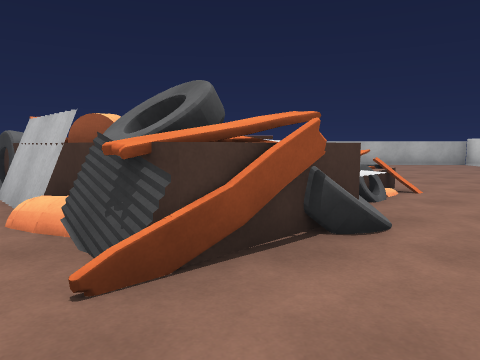
view 1 (above)

24 first-person views from a walk through a scene from a Unity 3-D project. The camera is 1.4 m above the floor, tilts 6° down and sees 70° across. The floor is counted in squares, 2 m on a side. Each view is taken from the middle of a square. On the plan, view 1 faces up. The plan holds only what a view shows up to about 11 squares ahead; the rest is blank. The place goes on beyond the plan. The player character is not drawn. Door leaves are left out, so doorways stand open. Surface patterns are stand-ins for the level's own textures.

view 2
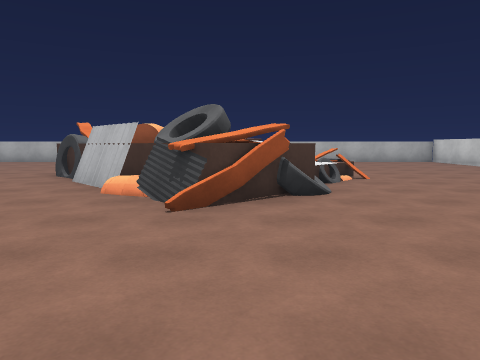

view 3
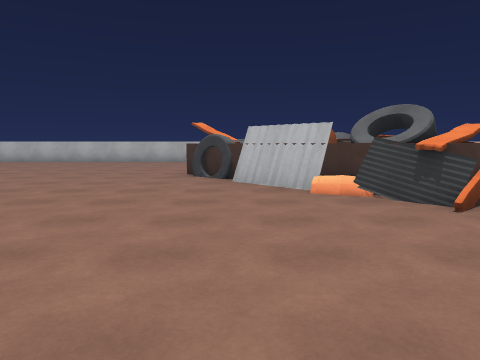

view 4
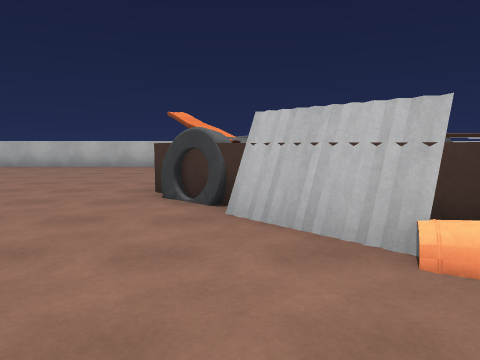

view 5
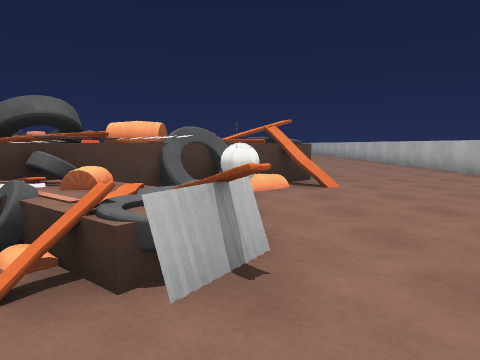

view 6
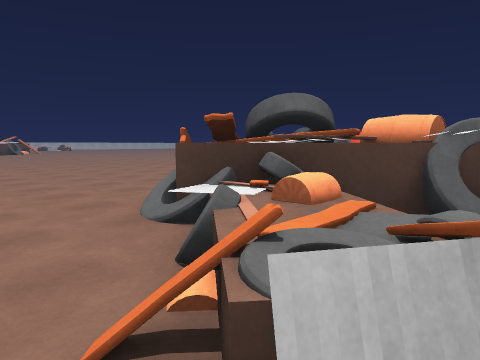

view 7
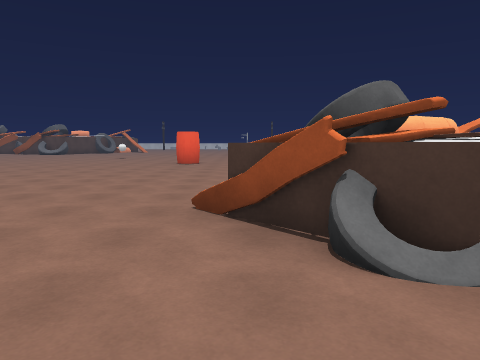

view 8
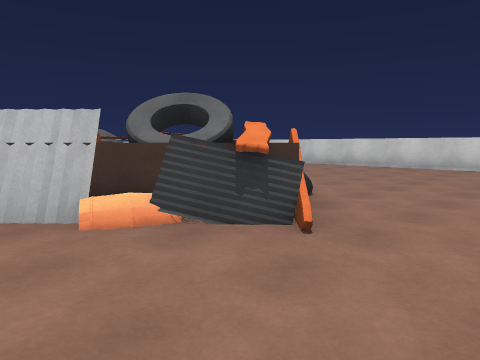

view 9
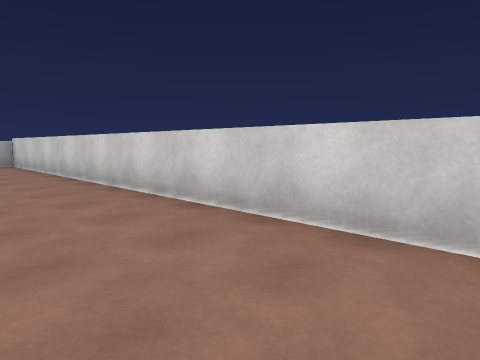

view 10
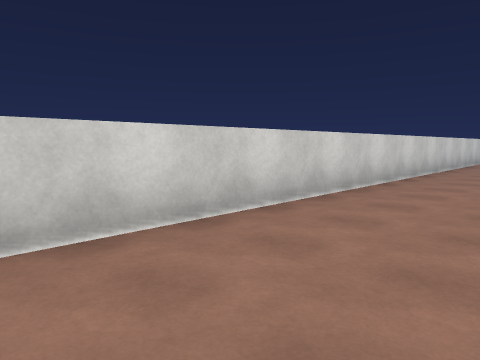

view 11
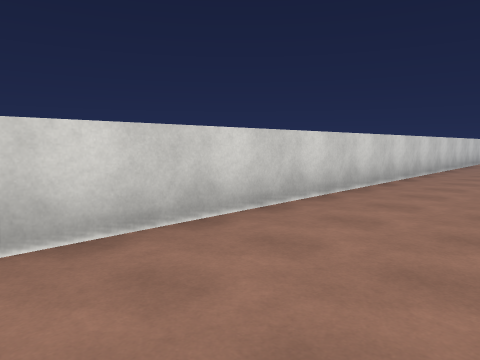

view 12
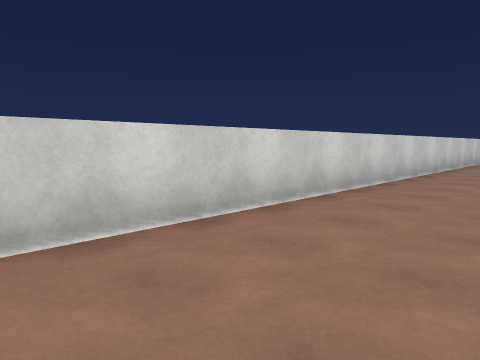

view 13
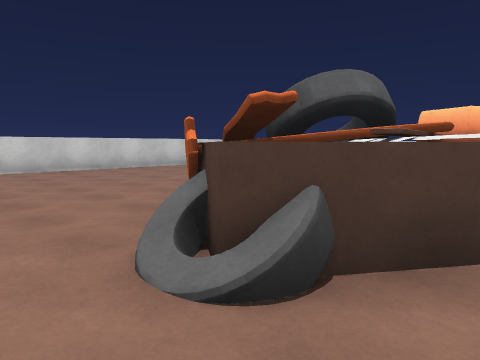

view 14
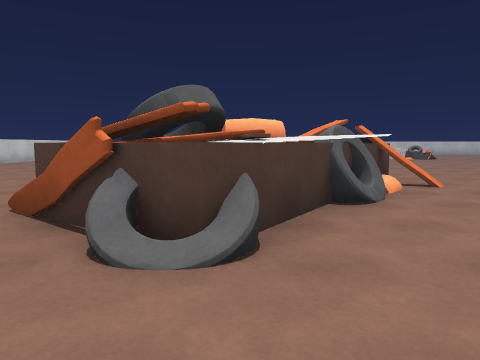

view 15
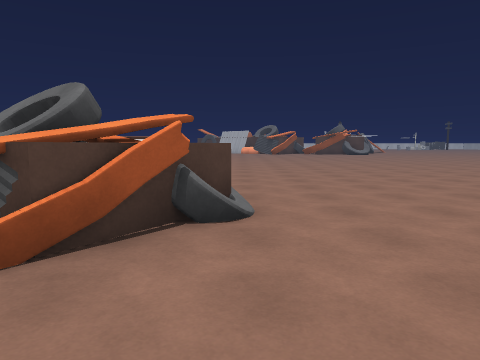

view 16
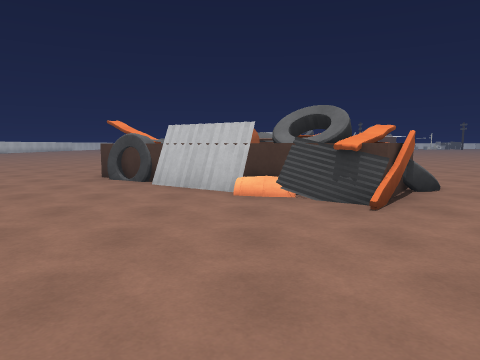

view 17
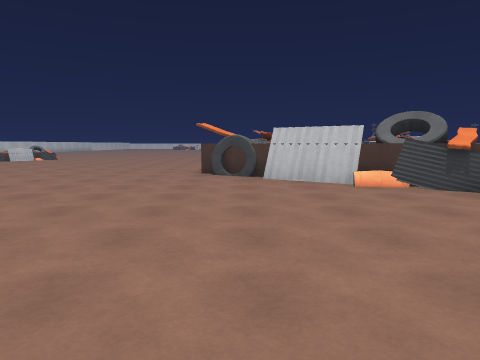

view 18
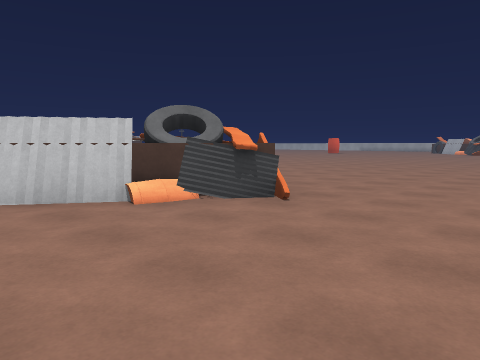

view 19
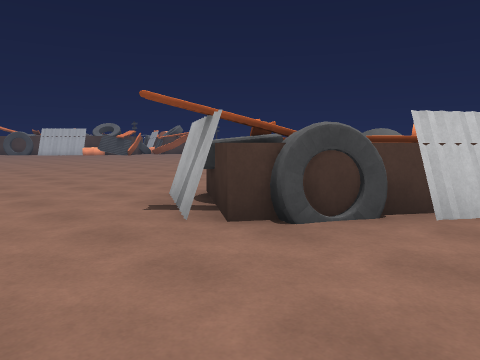

view 20
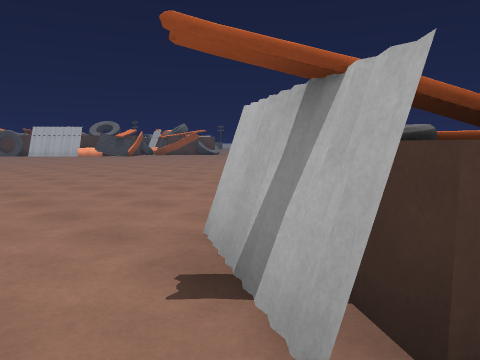

view 21
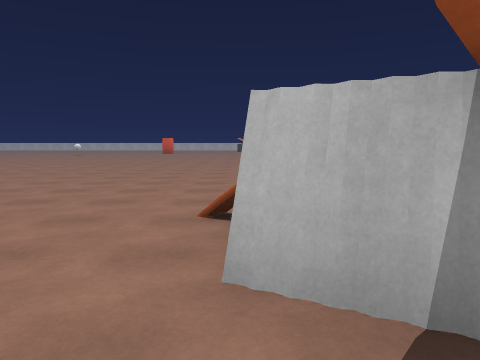

view 22
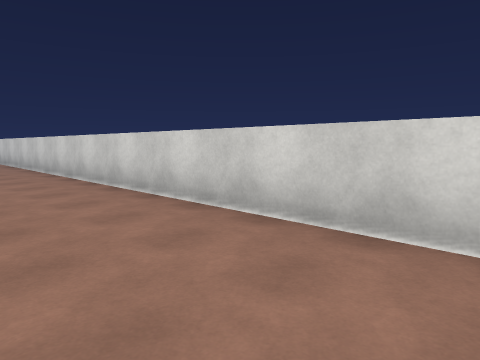

view 23
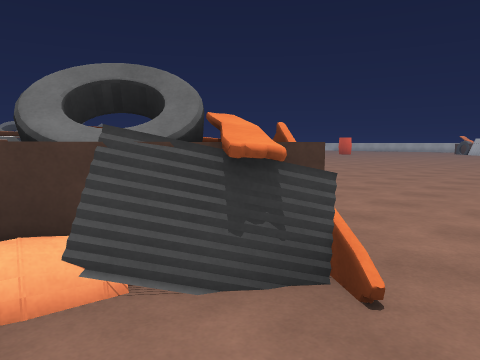

view 24
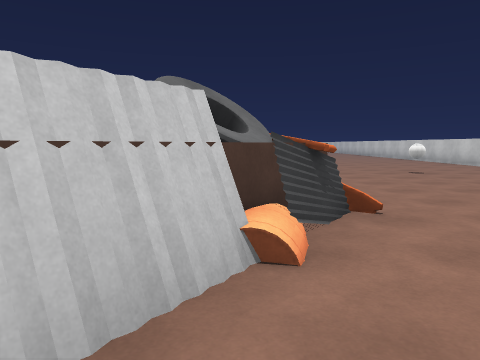

### Floor plan
Points are (right, up) in squares from view 1. A wall is a line through its corners. A room is listed if a view was taken in it or the views show most of it. See-through windows are left out.
Room 1 (views 1, 2, 3, 4, 5, 6, 7, 8, 9, 10, 11, 12, 13, 14, 15, 16, 17, 18, 19, 20, 21, 22, 23, 24)
walls: (0.1, -20.5) (-0.4, -21.3); (-0.2, -20.8) (-0.9, -22.6); (-0.1, -20.8) (-0.6, -21.2) (-1.1, -22.4); (0.1, -20.8) (-0.5, -21.3); (0.2, -21) (-1.2, -22.3); (-0.6, -21.6) (-0.9, -22); (-1, -22.1) (-1.4, -22.7); (-3.5, -23.2) (-4, -23.1); (-3.2, -23.5) (-4.2, -23.3); (-2.8, 7.5) (-2.4, 7); (-3.3, -23.7) (-4, -23.1); (-2, -23.6) (-2.3, -24); (-3.8, 11.5) (-10.4, 11.5); (7.5, -26.6) (7.5, 11.5) (7.1, 11.5)
low walls: (-1, 2.4) (-1.3, 2.8); (-1.8, 3.1) (-2, 3.5); (0.6, 3.9) (0.9, 3.6); (-0.1, -20.9) (-0.3, -21.5); (-0.6, -22) (-1, -22.4); (-1.9, 6.6) (-1.5, 6.1); (-3.1, -23.6) (-3.5, -23.2)
objects: plank (-4, -22); plank (-4, 6) to (-4, 7); plank (-3, -24); tire (-3, -21); tire (-3, 5); barrel (-2, 4) to (-2, 5); plank (-2, 7); barrel (-1, -21); tire (-1, -20) to (0, -20); tire (-1, 3) to (0, 4); tire (-1, 6); plank (0, -19) to (1, -19); tire (0, -18); plank (0, 2); tire (1, 2); plank (1, 3); tire (1, 6); white ball (1, 7); tire (2, 4); plank (2, 5); plank (2, 6); tire (3, 5); white ball (4, -15)

Where each view was taken, in squares from view 1:
view 1: 0 up, 0 right, facing up
view 2: 2 down, 0 right, facing up
view 3: 2 down, 3 left, facing up
view 4: 1 up, 3 left, facing up
view 5: 6 up, 4 right, facing left
view 6: 6 up, 3 right, facing down-left
view 7: 2 up, 3 right, facing left
view 8: 0 up, 3 left, facing up-right
view 9: 1 down, 5 right, facing up-right
view 10: 2 up, 5 right, facing down-right
view 11: 6 down, 5 right, facing down-right
view 12: 13 down, 5 right, facing down-right
view 13: 17 down, 2 left, facing down-right
view 14: 16 down, 1 left, facing down
view 15: 18 down, 3 right, facing left
view 16: 21 down, 5 right, facing left
view 17: 23 down, 6 right, facing left
view 18: 23 down, 4 right, facing up-left
view 19: 26 down, 0 right, facing up-left
view 20: 25 down, 2 left, facing up-left
view 21: 25 down, 4 left, facing up
view 22: 27 down, 5 right, facing up-right
view 23: 21 down, 2 right, facing up-left
view 24: 23 down, 0 right, facing up
